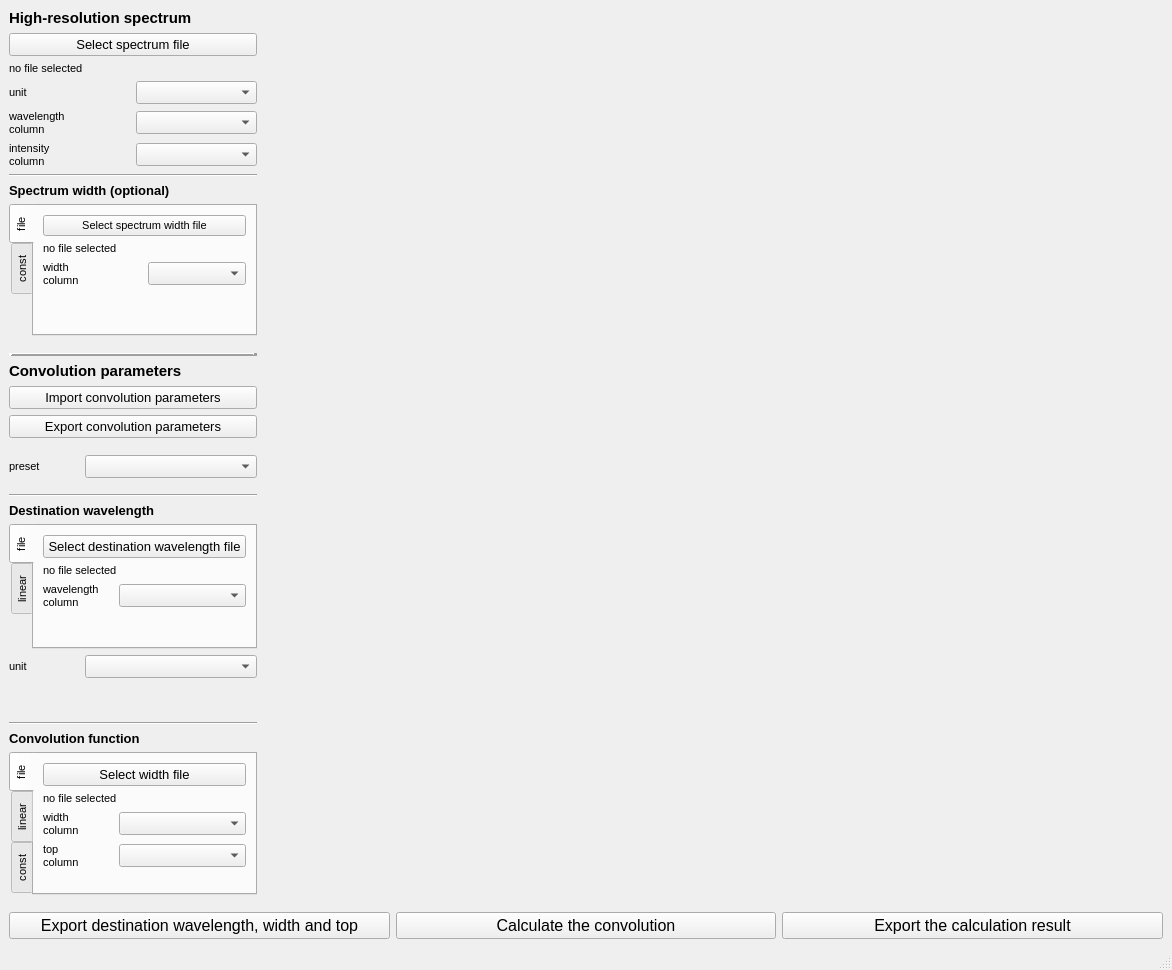
<?xml version="1.0" encoding="UTF-8"?>
<ui version="4.0">
 <class>MainWindow</class>
 <widget class="QMainWindow" name="MainWindow">
  <property name="geometry">
   <rect>
    <x>0</x>
    <y>0</y>
    <width>1172</width>
    <height>970</height>
   </rect>
  </property>
  <property name="font">
   <font>
    <pointsize>10</pointsize>
   </font>
  </property>
  <property name="windowTitle">
   <string>MainWindow</string>
  </property>
  <widget class="QWidget" name="main_horozontal_grid">
   <layout class="QVBoxLayout" name="verticalLayout_2">
    <item>
     <layout class="QGridLayout" name="main_grid">
      <item row="2" column="1">
       <widget class="PlotWidget" name="graphWidget" native="true">
        <property name="minimumSize">
         <size>
          <width>900</width>
          <height>650</height>
         </size>
        </property>
       </widget>
      </item>
      <item row="2" column="0">
       <layout class="QVBoxLayout" name="side_bar_vl">
        <item>
         <widget class="QLabel" name="label_3">
          <property name="font">
           <font>
            <pointsize>11</pointsize>
            <weight>75</weight>
            <bold>true</bold>
           </font>
          </property>
          <property name="text">
           <string>High-resolution spectrum</string>
          </property>
         </widget>
        </item>
        <item>
         <widget class="QPushButton" name="spctrm_file">
          <property name="maximumSize">
           <size>
            <width>300</width>
            <height>16777215</height>
           </size>
          </property>
          <property name="font">
           <font>
            <pointsize>10</pointsize>
           </font>
          </property>
          <property name="text">
           <string>Select spectrum file</string>
          </property>
         </widget>
        </item>
        <item>
         <layout class="QHBoxLayout" name="horizontalLayout_3">
          <item>
           <widget class="QLabel" name="spctrm_path_lbl">
            <property name="font">
             <font>
              <pointsize>8</pointsize>
             </font>
            </property>
            <property name="text">
             <string>no file selected</string>
            </property>
           </widget>
          </item>
         </layout>
        </item>
        <item>
         <layout class="QGridLayout" name="gridLayout">
          <item row="0" column="1">
           <widget class="QComboBox" name="spctrm_unit">
            <property name="maximumSize">
             <size>
              <width>300</width>
              <height>16777215</height>
             </size>
            </property>
           </widget>
          </item>
          <item row="1" column="0">
           <widget class="QLabel" name="label_2">
            <property name="font">
             <font>
              <pointsize>8</pointsize>
             </font>
            </property>
            <property name="text">
             <string>wavelength
column</string>
            </property>
           </widget>
          </item>
          <item row="0" column="0">
           <widget class="QLabel" name="label">
            <property name="font">
             <font>
              <pointsize>8</pointsize>
             </font>
            </property>
            <property name="text">
             <string>unit</string>
            </property>
           </widget>
          </item>
          <item row="1" column="1">
           <widget class="QComboBox" name="spctrm_wlth_clm">
            <property name="maximumSize">
             <size>
              <width>300</width>
              <height>16777215</height>
             </size>
            </property>
           </widget>
          </item>
          <item row="2" column="0">
           <widget class="QLabel" name="label_6">
            <property name="font">
             <font>
              <pointsize>8</pointsize>
             </font>
            </property>
            <property name="text">
             <string>intensity
column</string>
            </property>
           </widget>
          </item>
          <item row="2" column="1">
           <widget class="QComboBox" name="spctrm_inty_clm">
            <property name="maximumSize">
             <size>
              <width>300</width>
              <height>16777215</height>
             </size>
            </property>
           </widget>
          </item>
         </layout>
        </item>
        <item>
         <widget class="Line" name="line_4">
          <property name="orientation">
           <enum>Qt::Horizontal</enum>
          </property>
         </widget>
        </item>
        <item>
         <widget class="QLabel" name="label_10">
          <property name="font">
           <font>
            <pointsize>10</pointsize>
            <weight>75</weight>
            <bold>true</bold>
           </font>
          </property>
          <property name="text">
           <string>Spectrum width (optional)</string>
          </property>
         </widget>
        </item>
        <item>
         <widget class="QTabWidget" name="spctrm_tab">
          <property name="maximumSize">
           <size>
            <width>300</width>
            <height>16777215</height>
           </size>
          </property>
          <property name="font">
           <font>
            <pointsize>8</pointsize>
           </font>
          </property>
          <property name="tabPosition">
           <enum>QTabWidget::West</enum>
          </property>
          <property name="currentIndex">
           <number>0</number>
          </property>
          <widget class="QWidget" name="spctrm_file_tab">
           <attribute name="title">
            <string>file</string>
           </attribute>
           <layout class="QVBoxLayout" name="verticalLayout_9">
            <item>
             <widget class="QPushButton" name="spctrm_wdth_file">
              <property name="text">
               <string>Select spectrum width file</string>
              </property>
             </widget>
            </item>
            <item>
             <layout class="QHBoxLayout" name="horizontalLayout">
              <item>
               <widget class="QLabel" name="spctrm_wdth_path_lbl">
                <property name="text">
                 <string>no file selected</string>
                </property>
               </widget>
              </item>
             </layout>
            </item>
            <item>
             <layout class="QGridLayout" name="gridLayout_2">
              <item row="0" column="0">
               <widget class="QLabel" name="label_9">
                <property name="text">
                 <string>width
column</string>
                </property>
               </widget>
              </item>
              <item row="0" column="1">
               <widget class="QComboBox" name="spctrm_wdth_clm">
                <property name="maximumSize">
                 <size>
                  <width>250</width>
                  <height>16777215</height>
                 </size>
                </property>
                <property name="font">
                 <font>
                  <pointsize>10</pointsize>
                 </font>
                </property>
               </widget>
              </item>
             </layout>
            </item>
            <item>
             <spacer name="verticalSpacer_10">
              <property name="orientation">
               <enum>Qt::Vertical</enum>
              </property>
              <property name="sizeHint" stdset="0">
               <size>
                <width>20</width>
                <height>40</height>
               </size>
              </property>
             </spacer>
            </item>
           </layout>
          </widget>
          <widget class="QWidget" name="spctrm_const_tab">
           <attribute name="title">
            <string>const</string>
           </attribute>
           <layout class="QVBoxLayout" name="verticalLayout_10">
            <item>
             <layout class="QGridLayout" name="spctrm_const_grid"/>
            </item>
            <item>
             <spacer name="verticalSpacer_13">
              <property name="orientation">
               <enum>Qt::Vertical</enum>
              </property>
              <property name="sizeHint" stdset="0">
               <size>
                <width>20</width>
                <height>109</height>
               </size>
              </property>
             </spacer>
            </item>
           </layout>
          </widget>
         </widget>
        </item>
        <item>
         <spacer name="verticalSpacer_5">
          <property name="orientation">
           <enum>Qt::Vertical</enum>
          </property>
          <property name="sizeHint" stdset="0">
           <size>
            <width>20</width>
            <height>13</height>
           </size>
          </property>
         </spacer>
        </item>
        <item>
         <widget class="Line" name="line">
          <property name="font">
           <font>
            <pointsize>12</pointsize>
            <weight>75</weight>
            <bold>true</bold>
           </font>
          </property>
          <property name="frameShadow">
           <enum>QFrame::Raised</enum>
          </property>
          <property name="lineWidth">
           <number>4</number>
          </property>
          <property name="orientation">
           <enum>Qt::Horizontal</enum>
          </property>
         </widget>
        </item>
        <item>
         <widget class="QLabel" name="label_16">
          <property name="font">
           <font>
            <pointsize>11</pointsize>
            <weight>75</weight>
            <bold>true</bold>
           </font>
          </property>
          <property name="text">
           <string>Convolution parameters</string>
          </property>
         </widget>
        </item>
        <item>
         <widget class="QPushButton" name="btn_param_load">
          <property name="text">
           <string>Import convolution parameters</string>
          </property>
         </widget>
        </item>
        <item>
         <widget class="QPushButton" name="btn_param_save">
          <property name="text">
           <string>Export convolution parameters</string>
          </property>
         </widget>
        </item>
        <item>
         <spacer name="verticalSpacer">
          <property name="orientation">
           <enum>Qt::Vertical</enum>
          </property>
          <property name="sizeHint" stdset="0">
           <size>
            <width>241</width>
            <height>13</height>
           </size>
          </property>
         </spacer>
        </item>
        <item>
         <layout class="QGridLayout" name="gridLayout_5">
          <item row="0" column="0">
           <widget class="QLabel" name="label_21">
            <property name="maximumSize">
             <size>
              <width>70</width>
              <height>16777215</height>
             </size>
            </property>
            <property name="font">
             <font>
              <pointsize>8</pointsize>
             </font>
            </property>
            <property name="text">
             <string>preset</string>
            </property>
           </widget>
          </item>
          <item row="0" column="1">
           <widget class="QComboBox" name="instrument_preset">
            <property name="maximumSize">
             <size>
              <width>300</width>
              <height>16777215</height>
             </size>
            </property>
           </widget>
          </item>
         </layout>
        </item>
        <item>
         <spacer name="verticalSpacer_12">
          <property name="orientation">
           <enum>Qt::Vertical</enum>
          </property>
          <property name="sizeHint" stdset="0">
           <size>
            <width>20</width>
            <height>13</height>
           </size>
          </property>
         </spacer>
        </item>
        <item>
         <widget class="Line" name="line_3">
          <property name="orientation">
           <enum>Qt::Horizontal</enum>
          </property>
         </widget>
        </item>
        <item>
         <widget class="QLabel" name="label_4">
          <property name="font">
           <font>
            <pointsize>10</pointsize>
            <weight>75</weight>
            <bold>true</bold>
           </font>
          </property>
          <property name="text">
           <string>Destination wavelength</string>
          </property>
         </widget>
        </item>
        <item>
         <widget class="QTabWidget" name="dstntn_tab">
          <property name="maximumSize">
           <size>
            <width>300</width>
            <height>16777215</height>
           </size>
          </property>
          <property name="font">
           <font>
            <pointsize>8</pointsize>
           </font>
          </property>
          <property name="tabPosition">
           <enum>QTabWidget::West</enum>
          </property>
          <property name="currentIndex">
           <number>0</number>
          </property>
          <widget class="QWidget" name="dstntn_file_tab">
           <attribute name="title">
            <string>file</string>
           </attribute>
           <layout class="QVBoxLayout" name="verticalLayout_4">
            <item alignment="Qt::AlignBottom">
             <widget class="QPushButton" name="dstntn_file">
              <property name="maximumSize">
               <size>
                <width>250</width>
                <height>16777215</height>
               </size>
              </property>
              <property name="font">
               <font>
                <pointsize>10</pointsize>
               </font>
              </property>
              <property name="text">
               <string>Select destination wavelength file</string>
              </property>
             </widget>
            </item>
            <item>
             <layout class="QHBoxLayout" name="horizontalLayout_4">
              <item alignment="Qt::AlignTop">
               <widget class="QLabel" name="dstntn_path_lbl">
                <property name="font">
                 <font>
                  <pointsize>8</pointsize>
                 </font>
                </property>
                <property name="text">
                 <string>no file selected</string>
                </property>
               </widget>
              </item>
             </layout>
            </item>
            <item>
             <layout class="QGridLayout" name="gridLayout_6">
              <item row="0" column="0">
               <widget class="QLabel" name="label_17">
                <property name="maximumSize">
                 <size>
                  <width>70</width>
                  <height>16777215</height>
                 </size>
                </property>
                <property name="font">
                 <font>
                  <pointsize>8</pointsize>
                 </font>
                </property>
                <property name="text">
                 <string>wavelength
column</string>
                </property>
               </widget>
              </item>
              <item row="0" column="1">
               <widget class="QComboBox" name="dstntn_wlth_clm">
                <property name="maximumSize">
                 <size>
                  <width>250</width>
                  <height>16777215</height>
                 </size>
                </property>
                <property name="font">
                 <font>
                  <pointsize>10</pointsize>
                 </font>
                </property>
               </widget>
              </item>
             </layout>
            </item>
            <item>
             <spacer name="verticalSpacer_3">
              <property name="orientation">
               <enum>Qt::Vertical</enum>
              </property>
              <property name="sizeHint" stdset="0">
               <size>
                <width>20</width>
                <height>5</height>
               </size>
              </property>
             </spacer>
            </item>
           </layout>
          </widget>
          <widget class="QWidget" name="dstntn_linear_tab">
           <attribute name="title">
            <string>linear</string>
           </attribute>
           <layout class="QVBoxLayout" name="verticalLayout_5">
            <item>
             <layout class="QGridLayout" name="dstntn_linear_grid"/>
            </item>
            <item>
             <spacer name="verticalSpacer_6">
              <property name="orientation">
               <enum>Qt::Vertical</enum>
              </property>
              <property name="sizeHint" stdset="0">
               <size>
                <width>20</width>
                <height>5</height>
               </size>
              </property>
             </spacer>
            </item>
           </layout>
          </widget>
         </widget>
        </item>
        <item>
         <layout class="QGridLayout" name="gridLayout_8">
          <item row="0" column="1">
           <widget class="QComboBox" name="dstntn_unit">
            <property name="maximumSize">
             <size>
              <width>300</width>
              <height>16777215</height>
             </size>
            </property>
           </widget>
          </item>
          <item row="0" column="0">
           <widget class="QLabel" name="label_19">
            <property name="maximumSize">
             <size>
              <width>70</width>
              <height>16777215</height>
             </size>
            </property>
            <property name="font">
             <font>
              <pointsize>8</pointsize>
             </font>
            </property>
            <property name="text">
             <string>unit</string>
            </property>
           </widget>
          </item>
         </layout>
        </item>
        <item>
         <spacer name="verticalSpacer_11">
          <property name="orientation">
           <enum>Qt::Vertical</enum>
          </property>
          <property name="sizeHint" stdset="0">
           <size>
            <width>20</width>
            <height>40</height>
           </size>
          </property>
         </spacer>
        </item>
        <item>
         <widget class="Line" name="line_2">
          <property name="orientation">
           <enum>Qt::Horizontal</enum>
          </property>
         </widget>
        </item>
        <item>
         <widget class="QLabel" name="label_5">
          <property name="font">
           <font>
            <pointsize>10</pointsize>
            <weight>75</weight>
            <bold>true</bold>
           </font>
          </property>
          <property name="text">
           <string>Convolution function</string>
          </property>
         </widget>
        </item>
        <item>
         <layout class="QGridLayout" name="conv_params_grid"/>
        </item>
        <item>
         <widget class="QTabWidget" name="conv_tab">
          <property name="maximumSize">
           <size>
            <width>300</width>
            <height>16777215</height>
           </size>
          </property>
          <property name="font">
           <font>
            <pointsize>8</pointsize>
           </font>
          </property>
          <property name="tabPosition">
           <enum>QTabWidget::West</enum>
          </property>
          <property name="currentIndex">
           <number>0</number>
          </property>
          <widget class="QWidget" name="conv_file_tab">
           <attribute name="title">
            <string>file</string>
           </attribute>
           <layout class="QVBoxLayout" name="verticalLayout_6">
            <item alignment="Qt::AlignBottom">
             <widget class="QPushButton" name="conv_file">
              <property name="maximumSize">
               <size>
                <width>250</width>
                <height>16777215</height>
               </size>
              </property>
              <property name="font">
               <font>
                <pointsize>10</pointsize>
               </font>
              </property>
              <property name="text">
               <string>Select width file</string>
              </property>
             </widget>
            </item>
            <item>
             <layout class="QHBoxLayout" name="horizontalLayout_5">
              <item alignment="Qt::AlignTop">
               <widget class="QLabel" name="conv_path_lbl">
                <property name="font">
                 <font>
                  <pointsize>8</pointsize>
                 </font>
                </property>
                <property name="text">
                 <string>no file selected</string>
                </property>
               </widget>
              </item>
             </layout>
            </item>
            <item>
             <layout class="QGridLayout" name="gridLayout_7">
              <item row="0" column="1">
               <widget class="QComboBox" name="conv_wdth_1_clm">
                <property name="maximumSize">
                 <size>
                  <width>250</width>
                  <height>16777215</height>
                 </size>
                </property>
                <property name="font">
                 <font>
                  <pointsize>10</pointsize>
                 </font>
                </property>
               </widget>
              </item>
              <item row="0" column="0">
               <widget class="QLabel" name="conv_wdth_1_lbl">
                <property name="maximumSize">
                 <size>
                  <width>70</width>
                  <height>16777215</height>
                 </size>
                </property>
                <property name="font">
                 <font>
                  <pointsize>8</pointsize>
                 </font>
                </property>
                <property name="text">
                 <string>width
column</string>
                </property>
               </widget>
              </item>
              <item row="1" column="0">
               <widget class="QLabel" name="conv_wdth_2_lbl">
                <property name="maximumSize">
                 <size>
                  <width>70</width>
                  <height>16777215</height>
                 </size>
                </property>
                <property name="font">
                 <font>
                  <pointsize>8</pointsize>
                 </font>
                </property>
                <property name="text">
                 <string>top
column</string>
                </property>
               </widget>
              </item>
              <item row="1" column="1">
               <widget class="QComboBox" name="conv_wdth_2_clm">
                <property name="maximumSize">
                 <size>
                  <width>250</width>
                  <height>16777215</height>
                 </size>
                </property>
                <property name="font">
                 <font>
                  <pointsize>10</pointsize>
                 </font>
                </property>
               </widget>
              </item>
             </layout>
            </item>
            <item>
             <spacer name="verticalSpacer_4">
              <property name="orientation">
               <enum>Qt::Vertical</enum>
              </property>
              <property name="sizeHint" stdset="0">
               <size>
                <width>20</width>
                <height>5</height>
               </size>
              </property>
             </spacer>
            </item>
           </layout>
          </widget>
          <widget class="QWidget" name="conv_linear_tab">
           <attribute name="title">
            <string>linear</string>
           </attribute>
           <layout class="QVBoxLayout" name="verticalLayout_7">
            <item>
             <layout class="QGridLayout" name="conv_linear_grid"/>
            </item>
            <item>
             <spacer name="verticalSpacer_7">
              <property name="orientation">
               <enum>Qt::Vertical</enum>
              </property>
              <property name="sizeHint" stdset="0">
               <size>
                <width>20</width>
                <height>5</height>
               </size>
              </property>
             </spacer>
            </item>
           </layout>
          </widget>
          <widget class="QWidget" name="conv_const_tab">
           <attribute name="title">
            <string>const</string>
           </attribute>
           <layout class="QVBoxLayout" name="verticalLayout_8">
            <item>
             <layout class="QGridLayout" name="conv_const_grid"/>
            </item>
            <item>
             <spacer name="verticalSpacer_8">
              <property name="orientation">
               <enum>Qt::Vertical</enum>
              </property>
              <property name="sizeHint" stdset="0">
               <size>
                <width>20</width>
                <height>5</height>
               </size>
              </property>
             </spacer>
            </item>
           </layout>
          </widget>
         </widget>
        </item>
        <item>
         <spacer name="verticalSpacer_2">
          <property name="orientation">
           <enum>Qt::Vertical</enum>
          </property>
          <property name="sizeHint" stdset="0">
           <size>
            <width>241</width>
            <height>13</height>
           </size>
          </property>
         </spacer>
        </item>
       </layout>
      </item>
     </layout>
    </item>
    <item>
     <layout class="QHBoxLayout" name="buttons_hl">
      <item>
       <widget class="QPushButton" name="btn_dstntn_export">
        <property name="font">
         <font>
          <pointsize>12</pointsize>
         </font>
        </property>
        <property name="text">
         <string>Export destination wavelength, width and top</string>
        </property>
       </widget>
      </item>
      <item>
       <widget class="QPushButton" name="btn_calc">
        <property name="maximumSize">
         <size>
          <width>16777215</width>
          <height>50</height>
         </size>
        </property>
        <property name="font">
         <font>
          <pointsize>12</pointsize>
         </font>
        </property>
        <property name="text">
         <string>Calculate the convolution</string>
        </property>
       </widget>
      </item>
      <item>
       <widget class="QPushButton" name="btn_export">
        <property name="maximumSize">
         <size>
          <width>16777215</width>
          <height>50</height>
         </size>
        </property>
        <property name="font">
         <font>
          <pointsize>12</pointsize>
         </font>
        </property>
        <property name="text">
         <string>Export the calculation result</string>
        </property>
       </widget>
      </item>
     </layout>
    </item>
   </layout>
  </widget>
  <widget class="QMenuBar" name="menubar">
   <property name="geometry">
    <rect>
     <x>0</x>
     <y>0</y>
     <width>1172</width>
     <height>23</height>
    </rect>
   </property>
  </widget>
  <widget class="QStatusBar" name="statusbar"/>
 </widget>
 <customwidgets>
  <customwidget>
   <class>PlotWidget</class>
   <extends>QWidget</extends>
   <header>plotwidget.h</header>
   <container>1</container>
  </customwidget>
 </customwidgets>
 <tabstops>
  <tabstop>spctrm_file</tabstop>
  <tabstop>spctrm_unit</tabstop>
  <tabstop>spctrm_wlth_clm</tabstop>
  <tabstop>spctrm_inty_clm</tabstop>
  <tabstop>spctrm_tab</tabstop>
  <tabstop>spctrm_wdth_file</tabstop>
  <tabstop>spctrm_wdth_clm</tabstop>
  <tabstop>btn_param_load</tabstop>
  <tabstop>btn_param_save</tabstop>
  <tabstop>instrument_preset</tabstop>
  <tabstop>dstntn_tab</tabstop>
  <tabstop>dstntn_file</tabstop>
  <tabstop>dstntn_wlth_clm</tabstop>
  <tabstop>dstntn_unit</tabstop>
  <tabstop>conv_tab</tabstop>
  <tabstop>conv_file</tabstop>
  <tabstop>conv_wdth_1_clm</tabstop>
  <tabstop>conv_wdth_2_clm</tabstop>
  <tabstop>btn_dstntn_export</tabstop>
  <tabstop>btn_calc</tabstop>
  <tabstop>btn_export</tabstop>
 </tabstops>
 <resources/>
 <connections/>
</ui>
